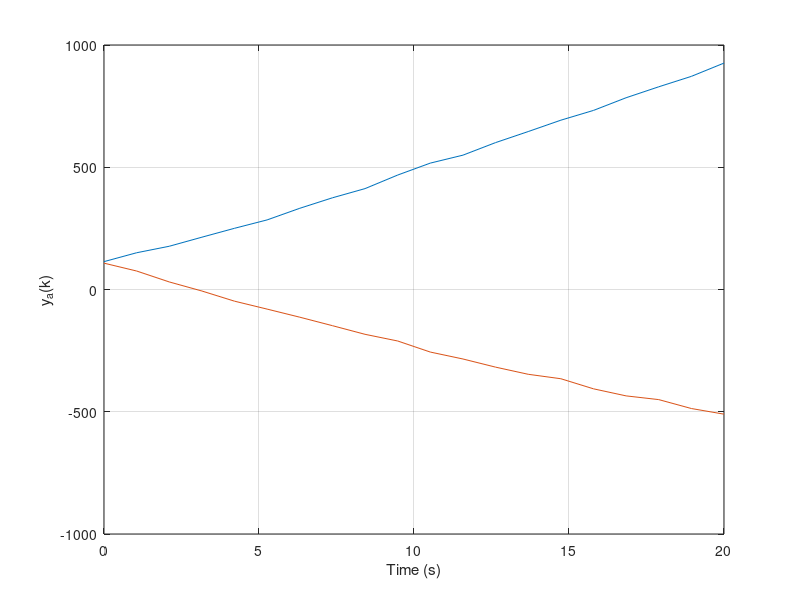
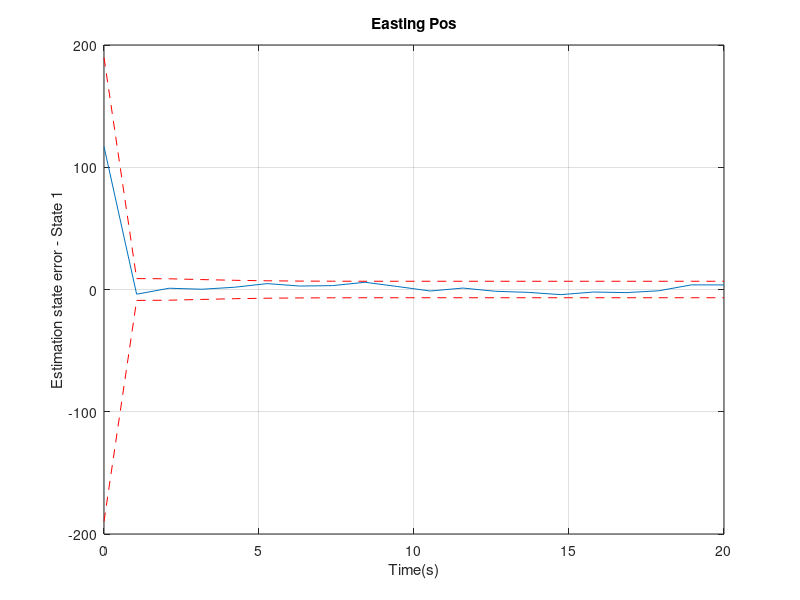
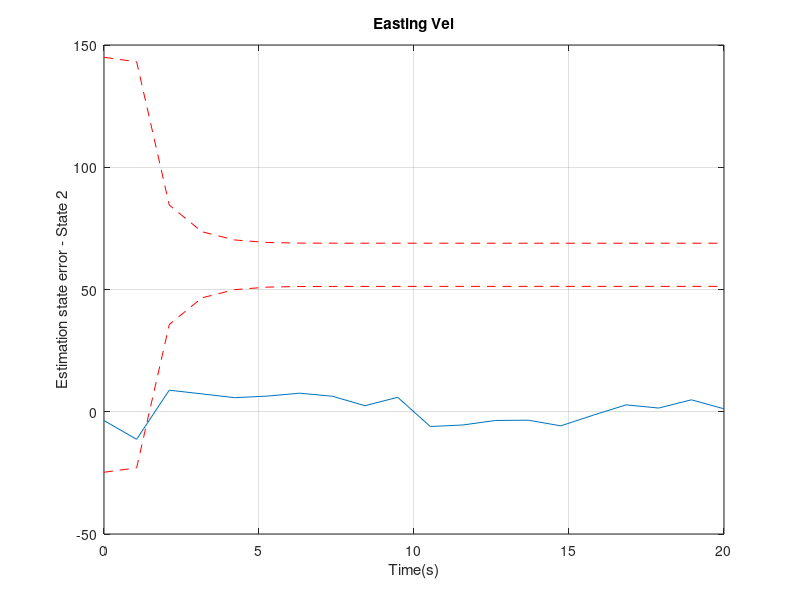
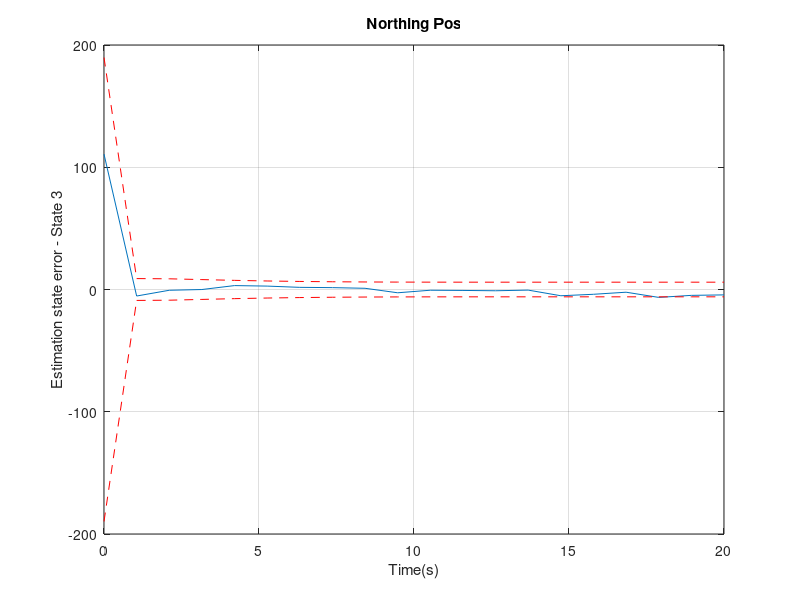

These charts were generated, in order, by the following MATLAB code:
clc
clear all
close all

%% Constants Definition
delta_t = 0.5;
time = linspace(0,300,300);
Omega_a = 0.045;
Omega_b = -0.045;

qw = 10;
W = qw*[2 0.05;0.05 0.5];

GamA = [0 0;1 0;0 0;0 1];
GamB = [0 0;1 0;0 0;0 1];

%%%%%%%%%%%%%%%%%%%%%%%%%%%%%%%%%%
%% PART A 
%%%%%%%%%%%%%%%%%%%%%%%%%%%%%%%%%%
A_mat = @(omega) [0 1 0 0;0 0 0 -omega;0 0 0 1;0 omega 0 0];
A_a = A_mat(Omega_a)
A_b = A_mat(Omega_b)

F_mat = @(omega, dt) [1, sin(omega * dt) / omega, 0, -(1 - cos(omega * dt)) / omega;
                      0, cos(omega * dt), 0, -sin(omega * dt);
                      0, (1 - cos(omega * dt)) / omega, 1, sin(omega * dt) / omega;
                      0, sin(omega * dt), 0, cos(omega * dt)];


Fa = F_mat(Omega_a, delta_t)
Fb = F_mat(Omega_b, delta_t)


Z = @(dt, A, gamma, W_mat) dt * [-A, gamma * W_mat * gamma'; zeros(4, 4), A'];

Za = Z(delta_t, A_a, GamA, W);
Zb = Z(delta_t, A_b, GamB, W);

e_za = expm(Za);
e_zb = expm(Zb);

FinvQA = e_za(1:4, 5:8);
Qa = (Fa')' * FinvQA

FinvQB = e_zb(1:4, 5:8);
Qb = (Fb')' * FinvQB


%%%%%%%%%%%%%%%%%%%%%%%%%%%
%% PART B - i
%%%%%%%%%%%%%%%%%%%%%%%%%%%
% set random number seed for consistency between runs
rng(100)

Ha=[1 0 0 0; 0 0 1 0];
Ra=[20 0.05; 0.05 20];

load('hw8problem1_data')
xa = xasingle_truth;

R_block = [];
H_block = [];

% generate noisy measurements 
for i = 1:length(xasingle_truth)
    noise = mvnrnd([0 0], Ra);
    y_k(:,i) = Ha * xasingle_truth(:,i) + noise';
end

figure(1)
time = linspace(0, 20, 20);
plot(time,y_k(:, 1:20))

xlabel('Time (s)')
ylabel('y_a(k)')
grid on


%%%%%%%%%%%%%%%%%%%%%%%%%%%%%%
%% PART B - ii 
%%%%%%%%%%%%%%%%%%%%%%%%%%%%%%
% initial mean and covariance guesses 
mu_a = [0 85 * cos(pi / 4), 0, -85 * sin(pi / 4)]';
P0_a = 900 * diag([10, 2, 10, 2]);

xp = mu_a;
P = P0_a;
K = zeros(4,2);

% Kalman Filter 
for i = 1:(length(xasingle_truth) - 1)
    % Prediction Step 
    xm = Fa * xp(:, i);
    Pm = Fa * P(:,:,i) * Fa' + Qa;
    K(:, :, i+1) = Pm * Ha' * inv(Ha * Pm * Ha' + Ra);
    
    % Correction Step 
    xp(:, i+1) = xm + K(:, :, i+1) * (y_k(:, i+1) - Ha * xm);
    P(:, :, i+1) = (eye(4) - K(:, :, i+1) * Ha) * Pm;
end

est_state_error = xasingle_truth - xp;

sigma1 = reshape(sqrt(P(1,1,:)),1,201);
sigma2 = reshape(sqrt(P(2,2,:)),1,201);
sigma3 = reshape(sqrt(P(3,3,:)),1,201);
sigma4 = reshape(sqrt(P(4,4,:)),1,201);


upper1 = mu_a(1,:) + 2*sigma1;
lower1 = mu_a(1,:) - 2*sigma1;

upper2 = mu_a(2,:) + 2*sigma2;
lower2 = mu_a(2,:) - 2*sigma2;

upper3 = mu_a(3,:) + 2*sigma3;
lower3 = mu_a(3,:) - 2*sigma3;

upper4 = mu_a(4,:) + 2*sigma4;
lower4 = mu_a(4,:) - 2*sigma4;




figure()
plot(time,est_state_error(1,1:20),time,upper1(1:20),'--r',time,lower1(1:20),'--r')
xlabel('Time(s)')
ylabel('Estimation state error - State 1')
grid on
title('Easting Pos')

figure()
plot(time,est_state_error(2,1:20),time,upper2(1:20),'--r',time,lower2(1:20),'--r')
xlabel('Time(s)')
ylabel('Estimation state error - State 2')
grid on
title('Easting Vel')

figure()
plot(time,est_state_error(3,1:20),time,upper3(1:20),'--r',time,lower3(1:20),'--r')
xlabel('Time(s)')
ylabel('Estimation state error - State 3')
grid on
title('Northing Pos')

figure()
plot(time,est_state_error(4,1:20),time,upper4(1:20),'--r',time,lower4(1:20),'--r')
xlabel('Time(s)')
ylabel('Estimation state error - State 4')
grid on
title('Northing Vel')


%%%%%%%%%%%%%%%%%%%
%% PART C -- Setup 
%%%%%%%%%%%%%%%%%%%
mu_a_0 = [0, 85 * cos(pi / 4), 0, -85 * sin(pi / 4)]; 
P_a_0 = 900 * diag([10, 2, 10, 2]); 
mu_b_0 = [3200, 85 * cos(pi / 4), 3200, -85 * sin(pi / 4)];
P_b_0 = 900 * diag([11, 4, 11, 4]); 

R_d = [10 , 0.15; 0.15, 10]; 

%%%%%%%%%%%%%%%%
%% PART C -- i
%%%%%%%%%%%%%%%%





%%%%%%%%%%%%%%%%
%% PART C -- ii 
%%%%%%%%%%%%%%%%

%%%%%%%%%%%%%%%%%
%% PART C -- iii
%%%%%%%%%%%%%%%%%%




